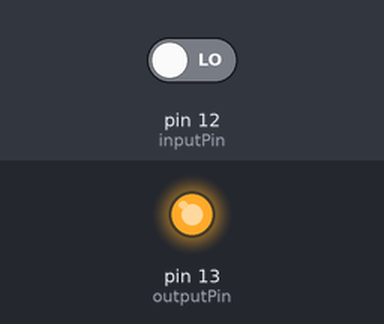
Recording of a sketch running on a simulated Arduino Uno, built with avr-gcc and run on an emulated ATmega328P. Parts: output pins drawn as LEDs (lit = HIGH). The test bench sets the inputs (shaded band); at power-on: pin 12 (inputPin) LOW. What the sketch prints to the serial monitor is not drawn.

Above: at 0.1 s.
Timing chart, 0 to 1.6 s (numbered marks = the images above):
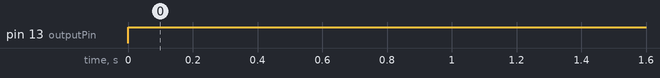

Measured:
- by itself, pin 13 (outputPin): LOW → HIGH at 0.00 s

The sketch:

ultra_sonic.ino
```cpp
int inputPin =12; //ECHO pin
int outputPin=13; //TRIG pin

void setup()
{
  Serial.begin(9600);
  pinMode(inputPin, INPUT);
  pinMode(outputPin, OUTPUT);
}

void loop()
{
  digitalWrite(outputPin, LOW); //Trigger ultrasonic detection
  delayMicroseconds(10);
  digitalWrite(outputPin, HIGH);
  int distance = pulseIn(inputPin, HIGH); //Read ultrasonic reflection
  distance= distance/58; //Calculate distance

  Serial.println(distance); //Print distance
  delay(20);
}
```
